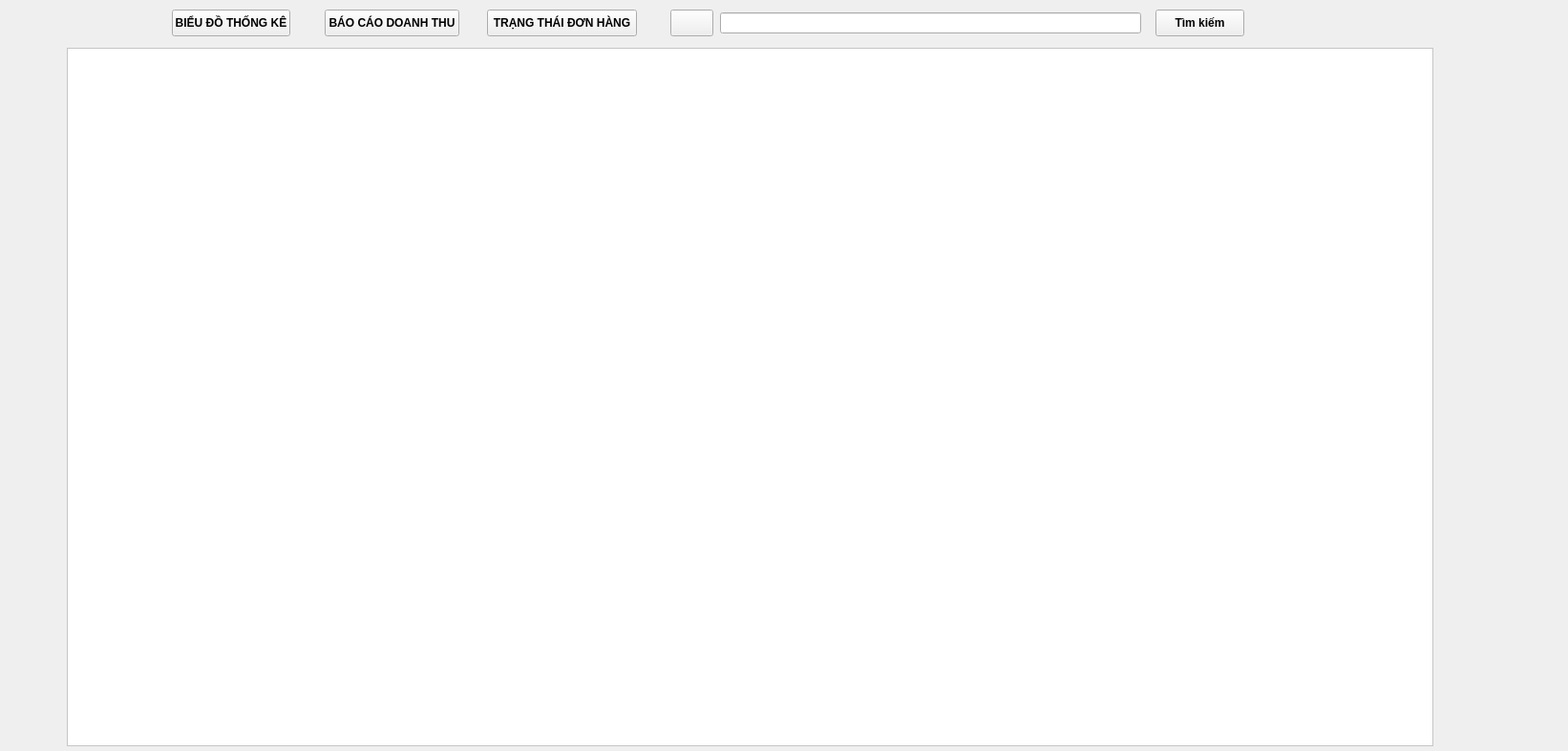
<?xml version="1.0" encoding="UTF-8"?>
<ui version="4.0">
 <class>managerwg</class>
 <widget class="QWidget" name="managerwg">
  <property name="geometry">
   <rect>
    <x>0</x>
    <y>0</y>
    <width>1642</width>
    <height>786</height>
   </rect>
  </property>
  <property name="font">
   <font>
    <weight>75</weight>
    <bold>true</bold>
   </font>
  </property>
  <property name="windowTitle">
   <string>Widget</string>
  </property>
  <property name="styleSheet">
   <string notr="true"/>
  </property>
  <widget class="QPushButton" name="back">
   <property name="geometry">
    <rect>
     <x>702</x>
     <y>10</y>
     <width>45</width>
     <height>28</height>
    </rect>
   </property>
   <property name="text">
    <string/>
   </property>
  </widget>
  <widget class="QLineEdit" name="search">
   <property name="geometry">
    <rect>
     <x>754</x>
     <y>13</y>
     <width>441</width>
     <height>22</height>
    </rect>
   </property>
  </widget>
  <widget class="QPushButton" name="searchbt">
   <property name="geometry">
    <rect>
     <x>1210</x>
     <y>10</y>
     <width>93</width>
     <height>28</height>
    </rect>
   </property>
   <property name="text">
    <string>Tìm kiếm</string>
   </property>
  </widget>
  <widget class="QPushButton" name="thongke">
   <property name="geometry">
    <rect>
     <x>180</x>
     <y>10</y>
     <width>124</width>
     <height>28</height>
    </rect>
   </property>
   <property name="text">
    <string>BIỂU ĐỒ THỐNG KÊ</string>
   </property>
  </widget>
  <widget class="QPushButton" name="pushButton_2">
   <property name="geometry">
    <rect>
     <x>340</x>
     <y>10</y>
     <width>141</width>
     <height>28</height>
    </rect>
   </property>
   <property name="text">
    <string>BÁO CÁO DOANH THU</string>
   </property>
  </widget>
  <widget class="QPushButton" name="pushButton">
   <property name="geometry">
    <rect>
     <x>510</x>
     <y>10</y>
     <width>157</width>
     <height>28</height>
    </rect>
   </property>
   <property name="text">
    <string>TRẠNG THÁI ĐƠN HÀNG</string>
   </property>
  </widget>
  <widget class="QTableWidget" name="table">
   <property name="geometry">
    <rect>
     <x>70</x>
     <y>50</y>
     <width>1431</width>
     <height>731</height>
    </rect>
   </property>
   <property name="styleSheet">
    <string notr="true">background-color: rgb(255, 255, 255);</string>
   </property>
   <attribute name="horizontalHeaderCascadingSectionResizes">
    <bool>true</bool>
   </attribute>
   <attribute name="horizontalHeaderShowSortIndicator" stdset="0">
    <bool>true</bool>
   </attribute>
   <attribute name="horizontalHeaderStretchLastSection">
    <bool>true</bool>
   </attribute>
   <attribute name="verticalHeaderCascadingSectionResizes">
    <bool>true</bool>
   </attribute>
   <attribute name="verticalHeaderShowSortIndicator" stdset="0">
    <bool>true</bool>
   </attribute>
  </widget>
 </widget>
 <tabstops>
  <tabstop>table</tabstop>
 </tabstops>
 <resources/>
 <connections/>
</ui>
